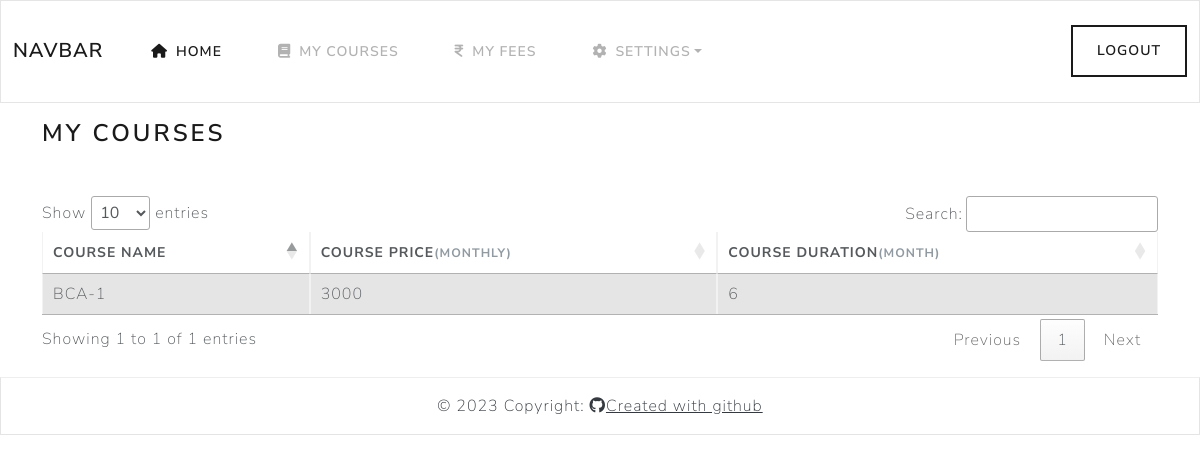
The page /users/mycourses.php (signed in) on the database its author committed.
### tables this page shows
CREATE TABLE `students` (
  `id` int(250) NOT NULL,
  `student_name` text NOT NULL,
  `student_email` varchar(250) NOT NULL,
  `student_phone` varchar(250) NOT NULL,
  `student_address` text NOT NULL,
  `student_identity` varchar(250) NOT NULL,
  `student_identity_number` varchar(250) NOT NULL,
  `student_course` varchar(250) NOT NULL,
  `student_course_price` int(250) NOT NULL,
  `course_duration` int(250) NOT NULL,
  `total_fees` int(250) NOT NULL,
  `pending_fees` int(250) NOT NULL,
  `date` datetime NOT NULL DEFAULT current_timestamp()
);

### users/mycourses.php (the view, shortened to what this page needs)
<?php include'header.php'; ?>
	<div class="container mt-3 mb-3">
		<div class="page-title">
            <h3>My Courses
            </h3>
        </div>
		<div class="table-responsive mt-5">
			<table class="table table-bordered table-hover">
			  <thead class="mt-3">
			    <tr>
			      <th scope="col">Course Name</th>
			      <th scope="col">Course Price<small class="text-muted">(Monthly)</small></th>
			      <th scope="col">Course Duration<small class="text-muted">(Month)</small></th>
			    </tr>
			  </thead>
			  <tbody>
			  				<?php
			  				$email = $_SESSION['st_email'];
			  				$selectQuery1 = mysqli_query($conn, "SELECT `student_course`, `student_course_price`, `course_duration` FROM `students` WHERE student_email = '$email'");
			  				while ($result = mysqli_fetch_assoc($selectQuery1)) {
			  					?>
			  					<tr class="table-active">
			  					  <td><?php echo $result['student_course']; ?></td>
							      <td><?php echo $result['student_course_price']; ?></td>
							      <td><?php echo $result['course_duration']; ?></td>
					        	</tr>
					        	<?php
			  				}
			  				?>
				</tbody>
			</table>
		</div>
	</div>
<?php include'footer.php'; ?>

### rows shown on the page
students: student_course "BCA-1", student_course_price "3000", course_duration "6"
